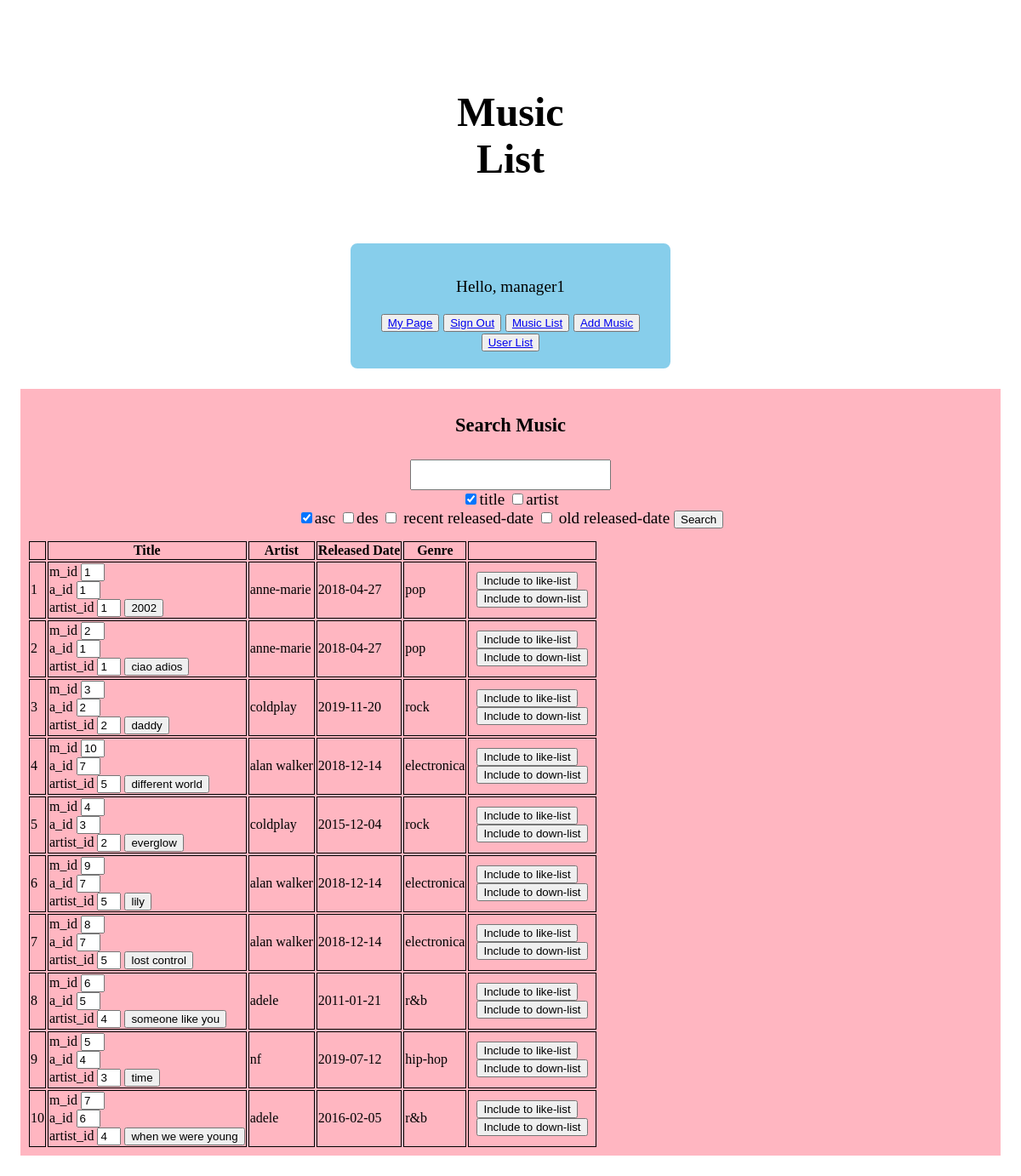
Screenshot of /source_code_files/music_main.php (signed in) with the database file from the repository.
### tables this page shows
CREATE TABLE `music` (
  `m_id` int(11) NOT NULL,
  `a_id` int(11) NOT NULL,
  `m_title` varchar(30) NOT NULL,
  `composer` varchar(30) NOT NULL,
  `m_order` int(11) NOT NULL,
  `lyricist` varchar(30) NOT NULL
);

CREATE TABLE `album` (
  `a_id` int(11) NOT NULL,
  `a_title` varchar(30) NOT NULL,
  `artist_id` int(11) NOT NULL,
  `r_date` date NOT NULL,
  `genre` varchar(15) NOT NULL
);

### source_code_files/music_main.php (the view, shortened to what this page needs)
<?php
  include('dbconn.php');
?>
<!DOCTYPE html>
<html lang="en" dir="ltr">
  <head>
    <link rel="stylesheet" href="style.css">
  </head>
  <body>
    <div class="music-header">
      <div class="music-title">
        <h1>Music List</h1>
      </div>
      <div class="music-nav">
        <?php
          $user_id = $_SESSION['ss_user_id'];
        ?>
        <p>Hello, <?php echo $user_id?></p>
        <button id='mypage' type="button" name="button"><a href="mypage.php">My Page</a></button>
        <button id='signout' type="button" name="button"><a href="sign_out.php">Sign Out</a></button>
        <button id='musiclist' type="button" name="button"><a href="music_main.php">Music List</a></button>
        <?php
          $sql_license ="select * from user where u_id='$user_id'";
          $rst_license = mysqli_query($conn, $sql_license);
          $license = mysqli_fetch_assoc($rst_license);
          if($license['license']=='manager') {
        ?>
          <button id='add_music' type="button" name="button"><a href="add_music.php">Add Music</a></button>
          <button id='userlist' type="button" name="button"><a href="mgr_user.php">User List</a></button>
        <?php }
        else {
          ?>
          <button id='buy' type="button" name="button"><a href="buy.php">Buy Membership</a></button>
        <?php } ?>
      </div>
    </div>
    <div class="music-list">
      <div class="music-search">
        <h3>Search Music</h3>
        <form class="music-search-form" action="music_main.php" method="post">
          <input id='music-text-input' type="text" name="music-search-text" value=""><br>
          <input id='search' type="checkbox" name="music-ck-title" value="ok" onclick="checking1(this);" checked>title
          <input id='search' type="checkbox" name="music-ck-artist" value="ok" onclick="checking1(this);">artist<br>
          <input id='sort' type="checkbox" name="music-ck-asc" value="ok" onclick="checking2(this);" checked>asc
          <input id='sort' type="checkbox" name="music-ck-des" value="ok" onclick="checking2(this);">des
          <input id='sort' type="checkbox" name="music-ck-rec-r" value="ok" onclick="checking2(this);"> recent released-date
          <input id='sort' type="checkbox" name="music-ck-old-r" value="ok" onclick="checking2(this);"> old released-date
          <input type="submit" name="music-search-submit" value="Search">
      </div>
      <div class="music-cards">
        <table id='table1'>
          <thead>
            <tr>
              <th></th>
              <th>Title</th>
              <th>Artist</th>
              <th>Released Date</th>
              <th>Genre</th>
              <th></th>
            </tr>
          </thead>
          <tbody>
            <?php
            if(!isset($_POST['music-search-text'])){
                $sql = "select m.m_id, v.a_id, v.artist_id, m.m_title, v.artist_name, v.r_date, v.genre from music m, (select a_id, artist.artist_id, artist_name, r_date, genre from artist, album where artist.artist_id = album.artist_id) v where m.a_id = v.a_id order by m.m_title asc";
                $rst = mysqli_query($conn, $sql);
              for($i = 0; $music = mysqli_fetch_assoc($rst);$i++) {?>
              <tr>
                <td><?php echo $i+1; ?></td>
                <td>
                  <form class="music-des" action="music_description.php" method="post">
                    <?php if($license['license']=="manager") { ?> m_id <?php }?> <input class='info-id'<?php if($license['license']=="general") { ?> id='fake' <?php }?> type="text" name="music-id" value="<?php echo $music['m_id']; ?>"> <br>
                    <?php if($license['license']=="manager") { ?> a_id <?php }?> <input class='info-id' <?php if($license['license']=="general") { ?> id='fake' <?php }?> type="text" name="album-id" value="<?php echo $music['a_id']; ?>">  <br>
                    <?php if($license['license']=="manager") { ?> artist_id <?php }?> <input class='info-id' <?php if($license['license']=="general") { ?> id='fake' <?php }?> type="text" name="submit" value="<?php echo $music['artist_id']; ?>">
                    <input type="submit" name="submit" value="<?php echo $music['m_title']; ?>">
                  </form>
                </td>
                <td><?php echo $music['artist_name']; ?></td>
                <td><?php echo $music['r_date']; ?></td>
                <td><?php echo $music['genre']; ?></td>
                <td>
                  <div class="music-list">
                    <form class="like" action="like.php" method="post">
                      <input type="submit" name="like-list" value="Include to like-list">
                    </form>
                    <form class="down" action="down.php" method="post">
                      <input type="submit" name="down-list" value="Include to down-list">
                    </form>
                  </div>
                </td>
              </tr>
           <?php }
            }
            ?>
          </tbody>
        </table>
      </div>
    </div>
  </body>
</html>

### source_code_files/style.css (style rules this page uses)
.music-header { padding: 1em; display: flex; flex-direction: column; align-items: center; justify-content: center; }
.music-title { text-align: center; width: 15%; padding: 1rem; font-size: 1.5rem; margin: 1rem; }
.music-nav { text-align: center; width: 30%; border: 0.3rem solid skyblue; border-radius: 0.5rem; padding: 1rem; font-size: 1.2rem; margin: 0.5rem; background-color: skyblue; }
.music-header div { text-align: center; }
.music-search { font-size: 1.2rem; text-align: center; }
#music-text-input { padding: 0.3rem; font-size: 1.2rem; width: 20%; }
.music-search-form { padding: 0.3rem; margin: 0.5rem; }
.music-list { background-color: lightpink; padding: 0.5rem; }
.info-id { width:20px; }
#table1 thead tr th { border: 1px solid black; }
#table1 tbody tr td { border: 1px solid black; }
body { padding: 1rem; }

### rows the page displays
music: music-id "1", album-id "1", submit "1", submit "2002", artist_name "anne-marie", a.r_date "2018-04-27", a.genre "pop"
music: music-id "2", album-id "1", submit "1", submit "ciao adios", artist_name "anne-marie", a.r_date "2018-04-27", a.genre "pop"
music: music-id "3", album-id "2", submit "2", submit "daddy", artist_name "coldplay", a.r_date "2019-11-20", a.genre "rock"
music: music-id "10", album-id "7", submit "5", submit "different world", artist_name "alan walker", a.r_date "2018-12-14", a.genre "electronica"
music: music-id "4", album-id "3", submit "2", submit "everglow", artist_name "coldplay", a.r_date "2015-12-04", a.genre "rock"
music: music-id "9", album-id "7", submit "5", submit "lily", artist_name "alan walker", a.r_date "2018-12-14", a.genre "electronica"
music: music-id "8", album-id "7", submit "5", submit "lost control", artist_name "alan walker", a.r_date "2018-12-14", a.genre "electronica"
music: music-id "6", album-id "5", submit "4", submit "someone like you", artist_name "adele", a.r_date "2011-01-21", a.genre "r&b"
music: music-id "5", album-id "4", submit "3", submit "time", artist_name "nf", a.r_date "2019-07-12", a.genre "hip-hop"
music: music-id "7", album-id "6", submit "4", submit "when we were young", artist_name "adele", a.r_date "2016-02-05", a.genre "r&b"

### other values shown
$user_id "manager1"
